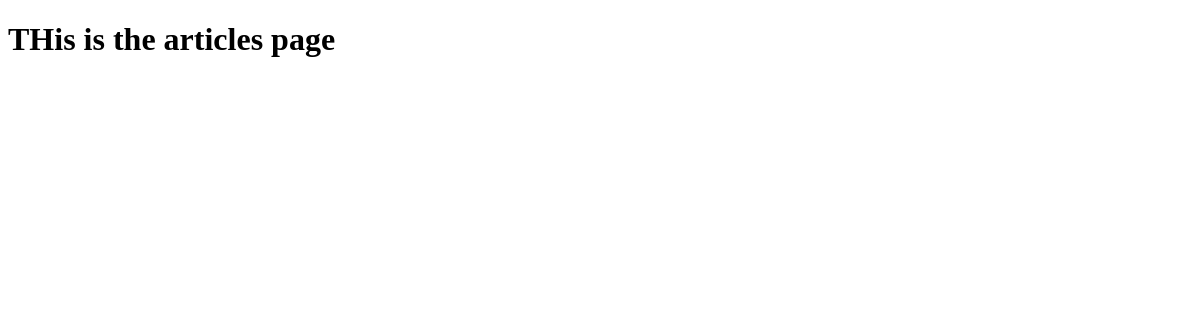
/articles/, run on an earlier commit of the app's database.
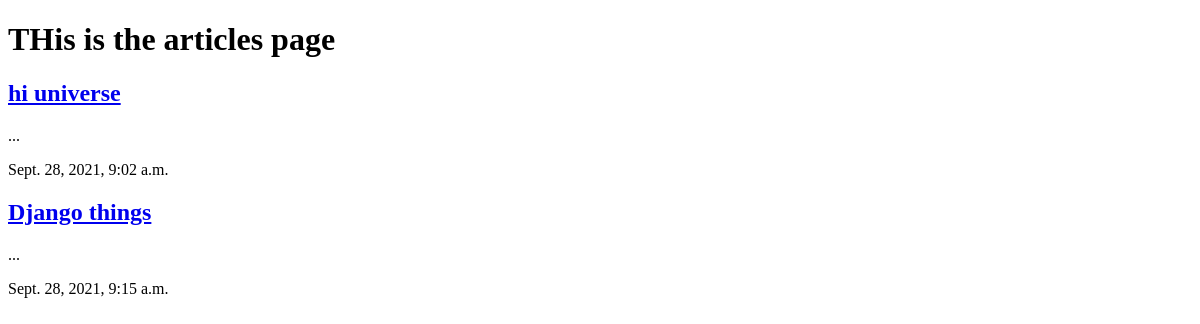
And on a later commit of the database.
### articles/models.py (models this page shows, shortened)
class Article(models.Model):
    title = models.CharField(max_length=100)
    slug = models.SlugField()
    body = models.TextField()
    date = models.DateTimeField(auto_now_add=True)
    def snippet(self):
        return self.body[:50]+'...'

### articles/views.py (the view)
# urls.py: path('', views.article_list)
def article_list(request):
    articles = Article.objects.all().order_by("date")
    return render(request,"articles/article_list.html",{"articles":articles})

### articles/templates/articles/article_list.html (shortened to what this page needs)
{% load static %}
<!DOCTYPE html>
<html lang="en">
<head>
    <link ref="stylesheet" href="{% static 'styles.css' %}">
</head>
<body>
    <h1>THis is the articles page</h1>
    <div class="articles">
        {% for article in articles %}
        <h2><a href="#">{{article.title}}</a></h2>
            <p>{{article.snippet}}</p>
            <p>{{article.date}}</p>
        {% endfor %}
    </div>
</body>
</html>

What changed in the data, as far as the page shows it:
added Article: title "hi universe", snippet "...", date "Sept. 28, 2021, 9:02 a.m."
added Article: title "Django things", snippet "...", date "Sept. 28, 2021, 9:15 a.m."
